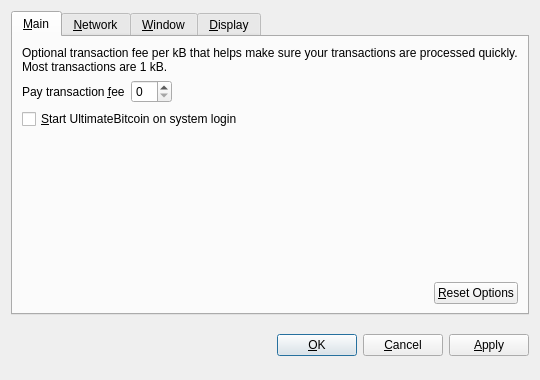
<?xml version="1.0" encoding="UTF-8"?>
<ui version="4.0">
 <class>OptionsDialog</class>
 <widget class="QDialog" name="OptionsDialog">
  <property name="geometry">
   <rect>
    <x>0</x>
    <y>0</y>
    <width>540</width>
    <height>380</height>
   </rect>
  </property>
  <property name="windowTitle">
   <string>Options</string>
  </property>
  <property name="modal">
   <bool>true</bool>
  </property>
  <layout class="QVBoxLayout" name="verticalLayout">
   <item>
    <widget class="QTabWidget" name="tabWidget">
     <property name="tabPosition">
      <enum>QTabWidget::North</enum>
     </property>
     <property name="currentIndex">
      <number>0</number>
     </property>
     <widget class="QWidget" name="tabMain">
      <attribute name="title">
       <string>&amp;Main</string>
      </attribute>
      <layout class="QVBoxLayout" name="verticalLayout_Main">
       <item>
        <widget class="QLabel" name="transactionFeeInfoLabel">
         <property name="text">
          <string>Optional transaction fee per kB that helps make sure your transactions are processed quickly. Most transactions are 1 kB.</string>
         </property>
         <property name="textFormat">
          <enum>Qt::PlainText</enum>
         </property>
         <property name="wordWrap">
          <bool>true</bool>
         </property>
        </widget>
       </item>
       <item>
        <layout class="QHBoxLayout" name="horizontalLayout_1_Main">
         <item>
          <widget class="QLabel" name="transactionFeeLabel">
           <property name="text">
            <string>Pay transaction &amp;fee</string>
           </property>
           <property name="textFormat">
            <enum>Qt::PlainText</enum>
           </property>
           <property name="buddy">
            <cstring>transactionFee</cstring>
           </property>
          </widget>
         </item>
         <item>
          <widget class="BitcoinAmountField" name="transactionFee"/>
         </item>
         <item>
          <spacer name="horizontalSpacer_1_Main">
           <property name="orientation">
            <enum>Qt::Horizontal</enum>
           </property>
           <property name="sizeHint" stdset="0">
            <size>
             <width>40</width>
             <height>20</height>
            </size>
           </property>
          </spacer>
         </item>
        </layout>
       </item>
       <item>
        <widget class="QCheckBox" name="bitcoinAtStartup">
         <property name="toolTip">
          <string>Automatically start UltimateBitcoin after logging in to the system.</string>
         </property>
         <property name="text">
          <string>&amp;Start UltimateBitcoin on system login</string>
         </property>
        </widget>
       </item>
       <item>
        <spacer name="verticalSpacer_Main">
         <property name="orientation">
          <enum>Qt::Vertical</enum>
         </property>
         <property name="sizeHint" stdset="0">
          <size>
           <width>20</width>
           <height>40</height>
          </size>
         </property>
        </spacer>
       </item>
       <item>
        <layout class="QHBoxLayout" name="horizontalLayout_2_Main">
         <item>
          <spacer name="horizontalSpacer_2_Main">
           <property name="orientation">
            <enum>Qt::Horizontal</enum>
           </property>
           <property name="sizeHint" stdset="0">
            <size>
             <width>40</width>
             <height>20</height>
            </size>
           </property>
          </spacer>
         </item>
         <item>
          <widget class="QPushButton" name="resetButton">
           <property name="toolTip">
            <string>Reset all client options to default.</string>
           </property>
           <property name="text">
            <string>&amp;Reset Options</string>
           </property>
           <property name="autoDefault">
            <bool>false</bool>
           </property>
          </widget>
         </item>
        </layout>
       </item>
      </layout>
     </widget>
     <widget class="QWidget" name="tabNetwork">
      <attribute name="title">
       <string>&amp;Network</string>
      </attribute>
      <layout class="QVBoxLayout" name="verticalLayout_Network">
       <item>
        <widget class="QCheckBox" name="mapPortUpnp">
         <property name="toolTip">
          <string>Automatically open the UltimateBitcoin client port on the router. This only works when your router supports UPnP and it is enabled.</string>
         </property>
         <property name="text">
          <string>Map port using &amp;UPnP</string>
         </property>
        </widget>
       </item>
       <item>
        <widget class="QCheckBox" name="connectSocks">
         <property name="toolTip">
          <string>Connect to the UltimateBitcoin network through a SOCKS proxy (e.g. when connecting through Tor).</string>
         </property>
         <property name="text">
          <string>&amp;Connect through SOCKS proxy:</string>
         </property>
        </widget>
       </item>
       <item>
        <layout class="QHBoxLayout" name="horizontalLayout_Network">
         <item>
          <widget class="QLabel" name="proxyIpLabel">
           <property name="text">
            <string>Proxy &amp;IP:</string>
           </property>
           <property name="textFormat">
            <enum>Qt::PlainText</enum>
           </property>
           <property name="buddy">
            <cstring>proxyIp</cstring>
           </property>
          </widget>
         </item>
         <item>
          <widget class="QValidatedLineEdit" name="proxyIp">
           <property name="maximumSize">
            <size>
             <width>140</width>
             <height>16777215</height>
            </size>
           </property>
           <property name="toolTip">
            <string>IP address of the proxy (e.g. 127.0.0.1)</string>
           </property>
          </widget>
         </item>
         <item>
          <widget class="QLabel" name="proxyPortLabel">
           <property name="text">
            <string>&amp;Port:</string>
           </property>
           <property name="textFormat">
            <enum>Qt::PlainText</enum>
           </property>
           <property name="buddy">
            <cstring>proxyPort</cstring>
           </property>
          </widget>
         </item>
         <item>
          <widget class="QLineEdit" name="proxyPort">
           <property name="maximumSize">
            <size>
             <width>55</width>
             <height>16777215</height>
            </size>
           </property>
           <property name="toolTip">
            <string>Port of the proxy (e.g. 9050)</string>
           </property>
          </widget>
         </item>
         <item>
          <widget class="QLabel" name="socksVersionLabel">
           <property name="text">
            <string>SOCKS &amp;Version:</string>
           </property>
           <property name="textFormat">
            <enum>Qt::PlainText</enum>
           </property>
           <property name="buddy">
            <cstring>socksVersion</cstring>
           </property>
          </widget>
         </item>
         <item>
          <widget class="QValueComboBox" name="socksVersion">
           <property name="toolTip">
            <string>SOCKS version of the proxy (e.g. 5)</string>
           </property>
          </widget>
         </item>
         <item>
          <spacer name="horizontalSpacer_Network">
           <property name="orientation">
            <enum>Qt::Horizontal</enum>
           </property>
           <property name="sizeHint" stdset="0">
            <size>
             <width>40</width>
             <height>20</height>
            </size>
           </property>
          </spacer>
         </item>
        </layout>
       </item>
       <item>
        <spacer name="verticalSpacer_Network">
         <property name="orientation">
          <enum>Qt::Vertical</enum>
         </property>
         <property name="sizeHint" stdset="0">
          <size>
           <width>20</width>
           <height>40</height>
          </size>
         </property>
        </spacer>
       </item>
      </layout>
     </widget>
     <widget class="QWidget" name="tabWindow">
      <attribute name="title">
       <string>&amp;Window</string>
      </attribute>
      <layout class="QVBoxLayout" name="verticalLayout_Window">
       <item>
        <widget class="QCheckBox" name="minimizeToTray">
         <property name="toolTip">
          <string>Show only a tray icon after minimizing the window.</string>
         </property>
         <property name="text">
          <string>&amp;Minimize to the tray instead of the taskbar</string>
         </property>
        </widget>
       </item>
       <item>
        <widget class="QCheckBox" name="minimizeOnClose">
         <property name="toolTip">
          <string>Minimize instead of exit the application when the window is closed. When this option is enabled, the application will be closed only after selecting Quit in the menu.</string>
         </property>
         <property name="text">
          <string>M&amp;inimize on close</string>
         </property>
        </widget>
       </item>
       <item>
        <spacer name="verticalSpacer_Window">
         <property name="orientation">
          <enum>Qt::Vertical</enum>
         </property>
         <property name="sizeHint" stdset="0">
          <size>
           <width>20</width>
           <height>40</height>
          </size>
         </property>
        </spacer>
       </item>
      </layout>
     </widget>
     <widget class="QWidget" name="tabDisplay">
      <attribute name="title">
       <string>&amp;Display</string>
      </attribute>
      <layout class="QVBoxLayout" name="verticalLayout_Display">
       <item>
        <layout class="QHBoxLayout" name="horizontalLayout_1_Display">
         <item>
          <widget class="QLabel" name="langLabel">
           <property name="text">
            <string>User Interface &amp;language:</string>
           </property>
           <property name="textFormat">
            <enum>Qt::PlainText</enum>
           </property>
           <property name="buddy">
            <cstring>lang</cstring>
           </property>
          </widget>
         </item>
         <item>
          <widget class="QValueComboBox" name="lang">
           <property name="toolTip">
            <string>The user interface language can be set here. This setting will take effect after restarting UltimateBitcoin.</string>
           </property>
          </widget>
         </item>
        </layout>
       </item>
       <item>
        <layout class="QHBoxLayout" name="horizontalLayout_2_Display">
         <item>
          <widget class="QLabel" name="unitLabel">
           <property name="text">
            <string>&amp;Unit to show amounts in:</string>
           </property>
           <property name="textFormat">
            <enum>Qt::PlainText</enum>
           </property>
           <property name="buddy">
            <cstring>unit</cstring>
           </property>
          </widget>
         </item>
         <item>
          <widget class="QValueComboBox" name="unit">
           <property name="toolTip">
            <string>Choose the default subdivision unit to show in the interface and when sending coins.</string>
           </property>
          </widget>
         </item>
        </layout>
       </item>
       <item>
        <widget class="QCheckBox" name="displayAddresses">
         <property name="toolTip">
          <string>Whether to show UltimateBitcoin addresses in the transaction list or not.</string>
         </property>
         <property name="text">
          <string>&amp;Display addresses in transaction list</string>
         </property>
        </widget>
       </item>
       <item>
        <widget class="QCheckBox" name="coinControlFeatures">
         <property name="toolTip">
          <string>Whether to show coin control features or not.</string>
         </property>
         <property name="text">
          <string>Display coin &amp;control features (experts only!)</string>
         </property>
        </widget>
       </item>
       <item>
        <spacer name="verticalSpacer_Display">
         <property name="orientation">
          <enum>Qt::Vertical</enum>
         </property>
         <property name="sizeHint" stdset="0">
          <size>
           <width>20</width>
           <height>40</height>
          </size>
         </property>
        </spacer>
       </item>
      </layout>
     </widget>
    </widget>
   </item>
   <item>
    <layout class="QHBoxLayout" name="horizontalLayout_Buttons">
     <item>
      <spacer name="horizontalSpacer_1">
       <property name="orientation">
        <enum>Qt::Horizontal</enum>
       </property>
       <property name="sizeHint" stdset="0">
        <size>
         <width>40</width>
         <height>48</height>
        </size>
       </property>
      </spacer>
     </item>
     <item>
      <widget class="QLabel" name="statusLabel">
       <property name="font">
        <font>
         <weight>75</weight>
         <bold>true</bold>
        </font>
       </property>
       <property name="text">
        <string/>
       </property>
       <property name="textFormat">
        <enum>Qt::PlainText</enum>
       </property>
       <property name="wordWrap">
        <bool>true</bool>
       </property>
      </widget>
     </item>
     <item>
      <spacer name="horizontalSpacer_2">
       <property name="orientation">
        <enum>Qt::Horizontal</enum>
       </property>
       <property name="sizeHint" stdset="0">
        <size>
         <width>40</width>
         <height>48</height>
        </size>
       </property>
      </spacer>
     </item>
     <item>
      <widget class="QPushButton" name="okButton">
       <property name="text">
        <string>&amp;OK</string>
       </property>
      </widget>
     </item>
     <item>
      <widget class="QPushButton" name="cancelButton">
       <property name="text">
        <string>&amp;Cancel</string>
       </property>
       <property name="autoDefault">
        <bool>false</bool>
       </property>
      </widget>
     </item>
     <item>
      <widget class="QPushButton" name="applyButton">
       <property name="text">
        <string>&amp;Apply</string>
       </property>
       <property name="autoDefault">
        <bool>false</bool>
       </property>
      </widget>
     </item>
    </layout>
   </item>
  </layout>
 </widget>
 <customwidgets>
  <customwidget>
   <class>BitcoinAmountField</class>
   <extends>QSpinBox</extends>
   <header>bitcoinamountfield.h</header>
  </customwidget>
  <customwidget>
   <class>QValueComboBox</class>
   <extends>QComboBox</extends>
   <header>qvaluecombobox.h</header>
  </customwidget>
  <customwidget>
   <class>QValidatedLineEdit</class>
   <extends>QLineEdit</extends>
   <header>qvalidatedlineedit.h</header>
  </customwidget>
 </customwidgets>
 <resources/>
 <connections/>
</ui>
